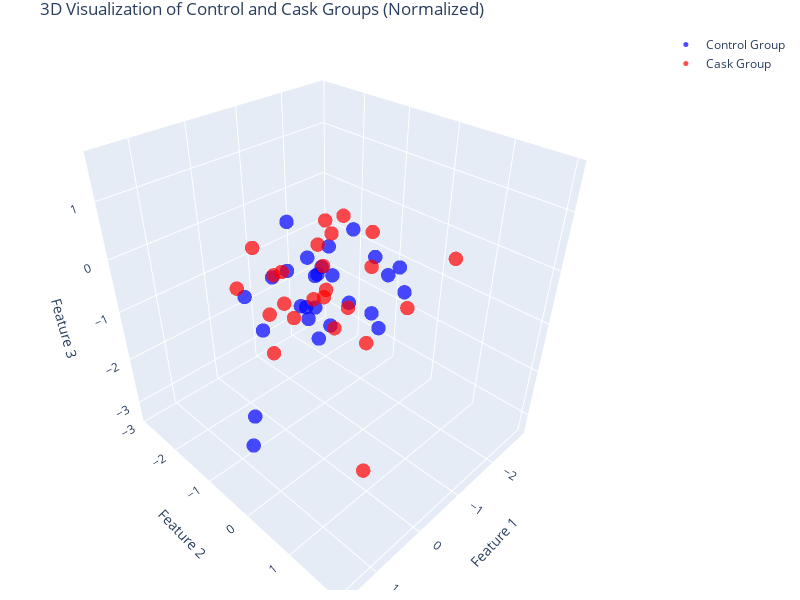

Notebook cell for this chart:
### Code cell
import matplotlib.pyplot as plt
import plotly.graph_objects as go

# Create the figure
fig = go.Figure()

# Add control group points
fig.add_trace(go.Scatter3d(
    x=ctrl_data_normalized[:, 0],
    y=ctrl_data_normalized[:, 1],
    z=ctrl_data_normalized[:, 2],
    mode='markers',
    marker=dict(size=5, color='blue', opacity=0.7),
    name='Control Group'
))

# Add cask group points
fig.add_trace(go.Scatter3d(
    x=cask_data_normalized[:, 0],
    y=cask_data_normalized[:, 1],
    z=cask_data_normalized[:, 2],
    mode='markers',
    marker=dict(size=5, color='red', opacity=0.7),
    name='Cask Group'
))

# Customize layout
fig.update_layout(
    title="3D Visualization of Control and Cask Groups (Normalized)",
    scene=dict(
        xaxis=dict(title='Feature 1', backgroundcolor='rgba(211,211,211)'),
        yaxis=dict(title='Feature 2', backgroundcolor='rgba(211,211,211)'),
        zaxis=dict(title='Feature 3', backgroundcolor='rgba(211,211,211)')
    ),
    margin=dict(l=10, r=10, t=30, b=10),  # Reduce whitespace
    width=800,  # Adjust width of the plot
    height=600  # Adjust height of the plot
)

# Show the plot (interactive in Jupyter)
fig.show()

### Figure 1 — Plotly figure (JSON) as saved in the notebook; plotly's stock layout.template omitted (floating-point values rounded to 4 significant figures)
{"data": [{"marker": {"color": "blue", "opacity": 0.7, "size": 5}, "mode": "markers", "name": "Control Group", "type": "scatter3d", "x": [1.568, -1.224, -0.9874, -0.5645, -0.5064, 0.4486, -0.1828, 0.2306, 1.123, 0.6174, 0.3205, 1.39, 0.611, -0.7522, -1.423, -0.3867, 0.5094, 0.3394, 1.108, 0.4185, 0.7102, -0.6339, 1.243, 1.306, 1.069, 0.2758, 1.057], "y": [0.147, -0.0857, -1.21, -0.4437, 1.086, 0.3677, -0.9803, 1.144, -0.3621, -0.01264, 1.629, 0.3368, 0.7711, -0.1851, -2.886, -0.5653, 0.7058, 0.2625, -0.3779, -0.01264, 0.7193, -0.01264, 1.039, 1.109, 0.8107, 1.424, 1.97], "z": [-1.841, 0.06872, -1.33, 0.3788, 0.3025, 0.6988, -0.1215, 0.3496, -1.918, 1.393, 1.299, 0.2583, 0.1574, -0.613, -1.659, -0.1215, 0.8608, -0.485, 0.2974, -0.01554, 1.08, 0.806, 0.7265, 1.628, 0.6988, 1.08, 0.9846]}, {"marker": {"color": "red", "opacity": 0.7, "size": 5}, "mode": "markers", "name": "Cask Group", "type": "scatter3d", "x": [0.4373, -1.175, -2.854, -1.235, 0.1715, 0.007976, -1.01, 1.03, 1.195, -0.1828, -2.664, -0.5459, -1.987, -0.7341, -1.246, 0.68, 0.2306, 0.1893, -0.04875, 0.5259, 0.6927, 0.1042, 0.7558, -0.0228], "y": [-1.007, -0.731, 0.3189, 0.6031, -0.01264, 0.06868, -1.027, 1.122, 1.424, 0.748, -2.886, 0.4333, -1.809, 0.2747, -0.2246, 0.1295, -0.9148, -0.6448, -1.313, -0.2662, -1.125, 0.1326, -0.1666, 0.4847], "z": [0.5322, 0.5644, -0.485, -0.5632, -0.01554, 1.217, -0.4099, 1.08, 0.7669, -3.302, -1.424, 0.9703, -0.485, 0.2583, -1.715, -0.01554, -1.489, -0.3947, -1.057, 0.49, -0.1094, 0.05749, 0.5819, -0.01554]}], "layout": {"height": 600, "margin": {"b": 10, "l": 10, "r": 10, "t": 30}, "scene": {"xaxis": {"backgroundcolor": "rgba(211,211,211)", "title": {"text": "Feature 1"}}, "yaxis": {"backgroundcolor": "rgba(211,211,211)", "title": {"text": "Feature 2"}}, "zaxis": {"backgroundcolor": "rgba(211,211,211)", "title": {"text": "Feature 3"}}}, "title": {"text": "3D Visualization of Control and Cask Groups (Normalized)"}, "width": 800}}
